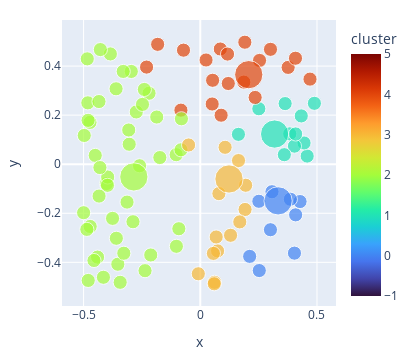

This figure's notebook cell:
### Markdown cell above
...But now, having moved the centroids, the nearest-neighbor membership of some of the points may have changed. 
So we recalculate those:

### Code cell
#| code-fold: true
#| code-summary: "Show the code"
#| label: fig-kmeans-re-member
#| fig-cap: "Next step in k-Means: re-assign cluster membership of point based on new cluster locations"

cluster_memb = calc_cluster_membership(datak, centroids)
plot_kmeans(datak, centroids, cluster_memb=cluster_memb)

### Figure 1 — Plotly figure (JSON) as saved in the notebook; plotly's stock layout.template omitted (floating-point values rounded to 4 significant figures)
{"data": [{"hovertemplate": "x=%{x}<br>y=%{y}<br>sizes=%{marker.size}<br>cluster=%{marker.color}<extra></extra>", "legendgroup": "", "marker": {"color": [4, 2, 2, 2, 2, 2, 2, 2, 2, 2, 4, 2, 4, 2, 2, 2, 1, 3, 4, 2, 1, 2, 2, 0, 2, 2, 2, 3, 3, 4, 2, 3, 2, 3, 1, 0, 2, 2, 0, 1, 1, 0, 4, 4, 1, 2, 3, 2, 1, 2, 2, 0, 1, 2, 4, 2, 1, 2, 4, 0, 2, 2, 1, 4, 2, 4, 3, 0, 0, 1, 3, 2, 2, 2, 3, 2, 3, 2, 2, 4, 2, 4, 2, 2, 3, 4, 3, 4, 3, 2, 3, 0, 2, 2, 4, 2, 4, 4, 2, 4, 0, 1, 2, 3, 4], "coloraxis": "coloraxis", "size": [1, 1, 1, 1, 1, 1, 1, 1, 1, 1, 1, 1, 1, 1, 1, 1, 1, 1, 1, 1, 1, 1, 1, 1, 1, 1, 1, 1, 1, 1, 1, 1, 1, 1, 1, 1, 1, 1, 1, 1, 1, 1, 1, 1, 1, 1, 1, 1, 1, 1, 1, 1, 1, 1, 1, 1, 1, 1, 1, 1, 1, 1, 1, 1, 1, 1, 1, 1, 1, 1, 1, 1, 1, 1, 1, 1, 1, 1, 1, 1, 1, 1, 1, 1, 1, 1, 1, 1, 1, 1, 1, 1, 1, 1, 1, 1, 1, 1, 1, 1, 4, 4, 4, 4, 4], "sizemode": "area", "sizeref": 0.01, "symbol": "circle"}, "mode": "markers", "name": "", "orientation": "v", "showlegend": false, "type": "scatter", "x": [-0.08298, -0.4999, -0.3532, -0.3137, -0.1032, -0.08081, -0.2955, -0.4726, -0.0827, -0.3596, 0.3007, -0.1866, 0.3764, -0.415, -0.3302, -0.4017, 0.4579, 0.1919, 0.1865, -0.4817, 0.4889, -0.2196, -0.3968, 0.4086, -0.2122, -0.4806, -0.2884, -0.008427, 0.07412, 0.08931, -0.3977, 0.1944, -0.45, 0.1638, 0.4446, 0.4034, -0.3607, -0.1023, 0.4275, 0.2508, 0.3833, 0.2509, -0.2301, -0.07191, 0.1634, -0.3853, -0.05009, -0.09186, 0.4034, -0.4971, -0.1734, 0.3859, 0.4085, -0.4842, 0.1909, -0.3277, 0.4326, -0.434, 0.2539, 0.2115, -0.4801, -0.4717, 0.36, 0.05282, -0.3758, 0.08576, 0.06103, 0.3006, 0.3071, 0.3635, 0.05624, -0.4401, -0.4554, -0.2743, 0.05972, -0.428, 0.0681, -0.2477, -0.3046, 0.47, -0.2602, 0.12, -0.3432, -0.43, 0.1063, -0.1826, 0.07975, 0.05095, 0.1692, -0.4337, 0.1297, 0.2528, -0.2397, -0.3066, 0.02467, -0.2367, 0.2351, 0.4078, -0.486, 0.1168, 0.3334, 0.3184, -0.2847, 0.123, 0.2077], "xaxis": "x", "y": [0.2203, -0.1977, -0.4077, -0.1544, 0.03882, 0.1852, 0.3781, 0.1705, 0.05869, -0.3019, 0.4683, 0.1923, 0.3946, -0.4609, 0.3781, -0.07889, 0.03317, -0.1845, 0.3346, 0.2501, 0.2482, 0.2893, -0.05211, -0.2064, -0.37, 0.1788, -0.2345, -0.4466, -0.3533, 0.1998, -0.08594, -0.08582, 0.0359, 0.01489, 0.08656, -0.3625, 0.3074, -0.3346, -0.1522, 0.226, 0.1237, -0.1511, 0.3959, 0.4648, 0.1217, 0.4495, 0.07839, -0.263, 0.07368, 0.1171, 0.02706, -0.1427, 0.1234, 0.4294, 0.4973, -0.3629, 0.1968, 0.2555, 0.423, -0.3757, -0.4738, -0.2538, 0.03883, 0.342, -0.2208, 0.4696, -0.4814, -0.267, -0.1121, 0.2471, -0.3635, -0.3787, -0.3925, 0.213, -0.4874, 0.4673, -0.2967, 0.2438, 0.08136, 0.3468, -0.00623, 0.329, -0.4814, -0.01365, 0.06885, 0.4886, -0.1199, 0.2453, -0.2351, -0.1299, -0.2898, -0.4335, 0.3048, 0.1395, 0.4248, -0.434, 0.2722, 0.432, -0.2656, 0.449, -0.1494, 0.1229, -0.05174, -0.06021, 0.365], "yaxis": "y"}], "layout": {"coloraxis": {"cmax": 5, "cmin": -1, "colorbar": {"title": {"text": "cluster"}}, "colorscale": [[0, "#30123b"], [0.07143, "#4145ab"], [0.1429, "#4675ed"], [0.2143, "#39a2fc"], [0.2857, "#1bcfd4"], [0.3571, "#24eca6"], [0.4286, "#61fc6c"], [0.5, "#a4fc3b"], [0.5714, "#d1e834"], [0.6429, "#f3c63a"], [0.7143, "#fe9b2d"], [0.7857, "#f36315"], [0.8571, "#d93806"], [0.9286, "#b11901"], [1, "#7a0402"]]}, "height": 360, "legend": {"itemsizing": "constant", "tracegroupgap": 0}, "margin": {"b": 20, "l": 20, "r": 20, "t": 20}, "width": 420, "xaxis": {"anchor": "y", "autorange": true, "domain": [0, 1], "range": [-0.5934, 0.5823], "title": {"text": "x"}, "type": "linear"}, "yaxis": {"anchor": "x", "autorange": true, "domain": [0, 1], "range": [-0.5777, 0.5876], "title": {"text": "y"}, "type": "linear"}}}
